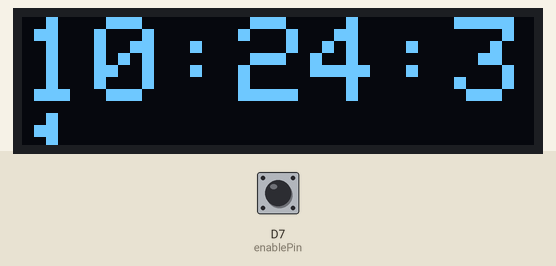
Simulated run of this sketch. Board: ESP8266 (NodeMCU). On the bench: 128×32 one-colour display. The inputs (shaded band) are chosen by the test bench; at power-on: D7 (enablePin) HIGH. WiFi joins after 1.5 s; servers stay silent unless stated; the local clock reads 2024-03-15 10:24:30 at power-on unless the sketch sets it; not simulated (calls return 0 or success): secrets.h; what the sketch prints to the serial monitor is not drawn.

Above: at 1.81 s.
At 8.1 s:
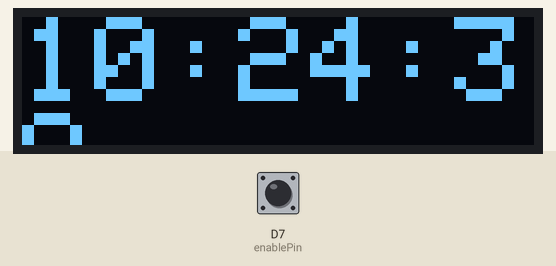
At 13.1 s:
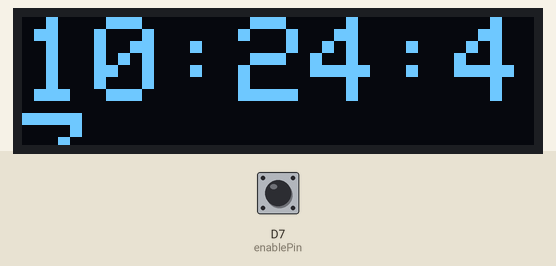
At 18.1 s:
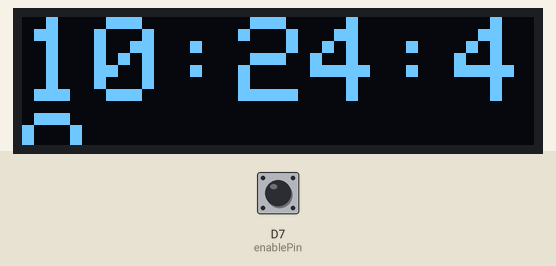
At 28.1 s:
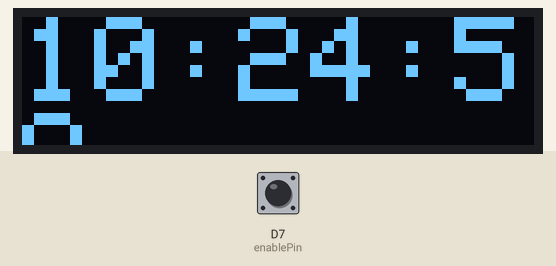
At 38.1 s:
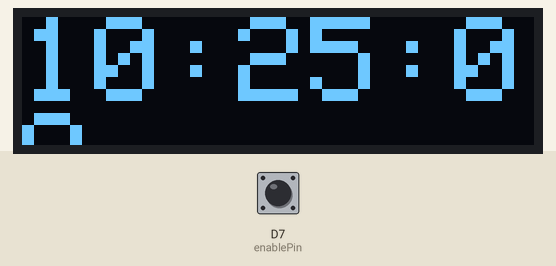

The sketch:

clock.ino
```cpp
#include <SPI.h>
#include <Wire.h>
#include <Adafruit_GFX.h>
#include <Adafruit_SSD1306.h>
#include <ESP8266WiFi.h>
#include <Time.h>

#include "secrets.h"

/* =====CONSTANTS===== */

// This only works if this is high on powerup
const int enablePin = 13;

// Got from I2C scanner, google it
const byte oledAddress = 0x3C;

// Replace with your network name&pass
const char* ssid = NETWORK_SSID;
const char* password = NETWORK_PASS;

// Timezone & Daylight Savings correction
const long utcOffsetInSeconds = 7200;
const int daylightOffsetInSeconds = 3600;

// period in ms to fetch the local time (not ntp!) and update the screen
const long pollingInterval = 100;

/* DON'T CHANGE BEYOND THIS POINT */

Adafruit_SSD1306 display(128,32);

// this is set at the end of setup(), to make sure it ran smoothly before looping
bool enabled = false;

// used for the non intrusive delay system
unsigned long previousMillis = 0;

time_t rawtime;

void setup() {
  /* Verify enable switch */
  pinMode(enablePin, INPUT);
  if (!digitalRead(enablePin)) return;

  /* Serial */
  Serial.begin(115200);
  while (!Serial);
  Serial.println("Serial good");

  /* I2C */
  Serial.print("Setting up OLED Display...");
  Wire.begin();
  // Verify good connection to OLED
  Wire.beginTransmission(oledAddress);
  if (Wire.endTransmission() > 0) {
    Serial.println("Failed");
    Serial.println("Can't connect to OLED on channel 0x3C, Make sure SCL -> D1, SDA -> D2");
    // for (;;) {}
    return;
  }
  Serial.println("Done!");

  /* Get current time from network */
  // Connect to WIFI
  Serial.print("Connecting to wifi");
  WiFi.begin(ssid, password);

  while ( WiFi.status() != WL_CONNECTED ) {
    delay (500);
    Serial.print ( "." );
  }
  Serial.println("Done!");

  // Synchronize with NTP
  configTime(utcOffsetInSeconds, daylightOffsetInSeconds, "pool.ntp.org");
  Serial.println("Synchronized time with NTP server.");

  /* Display setup */
  Serial.print("Initializing display...");
  display.begin(SSD1306_SWITCHCAPVCC, 0x3C);
  display.setTextSize(3);
  display.setTextColor(WHITE);
  display.clearDisplay();
  display.display();
  delay(1);
  Serial.println("Done!");

  Serial.println("Setup complete.");

  enabled = true;
}

void loop() {
  // Make sure this doesn't run if setup fails
  if (!enabled) return;

  // Poll only every interval (100ms).
  unsigned long currentMillis = millis();
  if (currentMillis - previousMillis < pollingInterval) return;

  // Fetch current time
  time(&rawtime);
  struct tm* timeinfo = localtime(&rawtime);

  // Format time
  char buf[16];
  strftime(buf, 16, "%H:%M:%S", timeinfo);


  // Display time
  display.clearDisplay();
  display.setCursor(0, 0);

  display.write(buf);
  display.display();
  delay(1);

  // Setup the next poll in pollingInterval ms
  previousMillis = currentMillis;
}
```

Measured:
- what the display in image 0 shows lasts 0.5 s, from 1.6 s to 2.1 s
- what the display in image 1 shows lasts 2.0 s, from 8.1 s to 10.1 s
- what the display in image 2 shows lasts 1.0 s, from 13.1 s to 14.1 s
